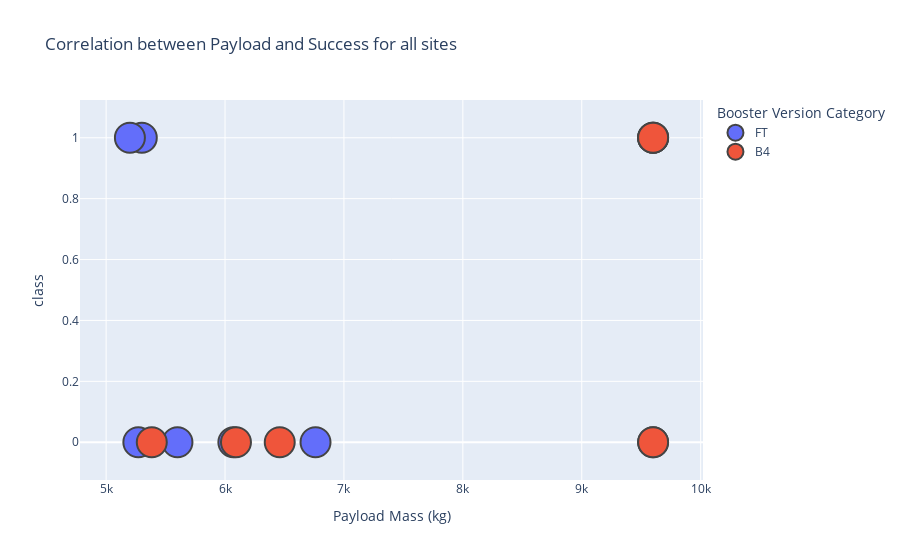

Source (notebook cell):
### Code cell
scatter('ALL',[5000,10000])

### Figure 1 — Plotly figure (JSON) as saved in the notebook; plotly's stock layout.template omitted (floating-point values rounded to 4 significant figures)
{"data": [{"hovertemplate": "Booster Version Category=FT<br>Payload Mass (kg)=%{x}<br>class=%{y}<extra></extra>", "legendgroup": "FT", "marker": {"color": "#636efa", "line": {"width": 2}, "size": 30, "symbol": "circle"}, "mode": "markers", "name": "FT", "orientation": "v", "showlegend": true, "type": "scatter", "x": [5271, 9600, 9600, 9600, 5600, 5300, 6070, 6761, 5200], "xaxis": "x", "y": [0, 1, 1, 0, 0, 1, 0, 0, 1], "yaxis": "y"}, {"hovertemplate": "Booster Version Category=B4<br>Payload Mass (kg)=%{x}<br>class=%{y}<extra></extra>", "legendgroup": "B4", "marker": {"color": "#EF553B", "line": {"width": 2}, "size": 30, "symbol": "circle"}, "mode": "markers", "name": "B4", "orientation": "v", "showlegend": true, "type": "scatter", "x": [9600, 9600, 6460, 6092, 5384], "xaxis": "x", "y": [1, 0, 0, 0, 0], "yaxis": "y"}], "layout": {"legend": {"title": {"text": "Booster Version Category"}, "tracegroupgap": 0}, "title": {"text": "Correlation between Payload and Success for all sites"}, "xaxis": {"anchor": "y", "domain": [0, 1], "title": {"text": "Payload Mass (kg)"}}, "yaxis": {"anchor": "x", "domain": [0, 1], "title": {"text": "class"}}}}
